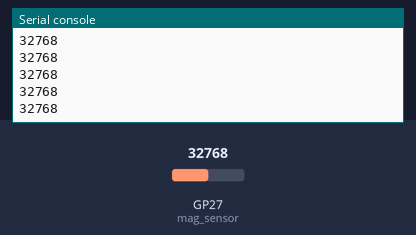
A program run on a simulated Raspberry Pi Pico running MicroPython. Parts: the last lines printed to the serial console. The test bench sets the inputs (shaded band); at power-on: GP27 (mag_sensor) = 32768 (analog values on the 0–65535 scale).

Above: at 1.2 s.
1.3 s: GP27 (mag_sensor) set to 45874
At 1.31 s:
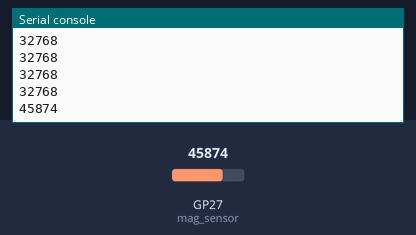
2.8 s: GP27 (mag_sensor) set to 57670
At 2.81 s:
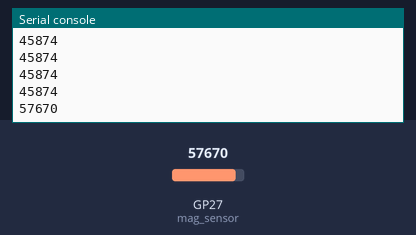
Timing chart, 0 to 5.8 s (numbered marks = the images above; inputs shaded):
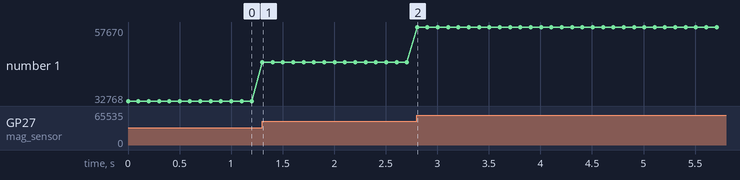

Measured:
- after the input at 1.3 s, the serial console: prints a new line at once (image 1)
- after the input at 2.8 s, the serial console: prints a new line at once (image 2)
- plotted number 1: 32768 → 45874 after the input at 1.3 s, 45874 → 57670 after the input at 2.8 s

The program:

mag_sensor.py
```python
#magnetic field analog input.
#prints values 0-65535


from machine import Pin, ADC   #import from machine the classes we need
from time import sleep

mag_sensor = ADC(Pin(27))		#name and create the object to
                                #allow analog to digital conversion on pin 27
while True:
    print(mag_sensor.read_u16())		#do a 16-bit read (0-65535)
                                    #and print the result.
    sleep(0.1)
```
